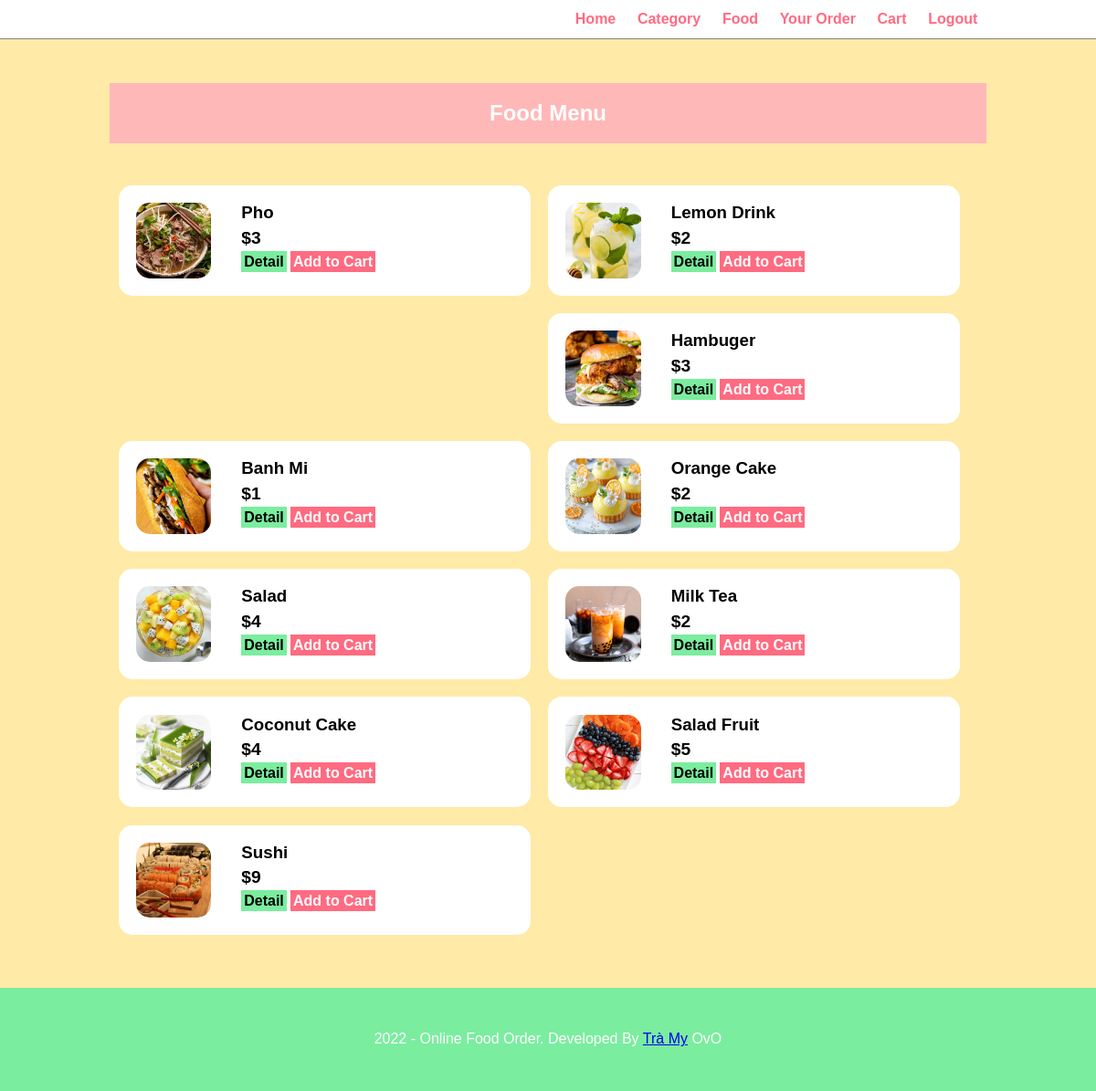
/user/food.php, run on the app's committed database.
### tables this page shows
CREATE TABLE `food` (
  `foodId` int(10) UNSIGNED NOT NULL,
  `foodName` varchar(100) NOT NULL,
  `category` varchar(100) NOT NULL,
  `description` varchar(255) NOT NULL,
  `price` double NOT NULL,
  `image` varchar(255) NOT NULL,
  `quantityInStock` int(11) NOT NULL
);

### user/food.php (the view, shortened to what this page needs)
<?php include('parts/menu.php')?>
<section class = "maincontent">
    <div class = "wrapper">
        <h1 class="textcenter pink-white">Food Menu</h1>
        <br><br>
        <?php
            $sql = "SELECT * FROM food WHERE quantityInStock > 0";
            $res = mysqli_query($conn, $sql);
            $count = mysqli_num_rows($res);
            if($count>0)
            {
                while($row=mysqli_fetch_assoc($res))
                {
                    $foodId = $row['foodId'];
                    $foodName = $row['foodName'];
                    $price = $row['price'];
                    $image = $row['image'];
                    ?>
                    <div class="food-menu-box">
                        <div class="food-menu-img">
                            <img src="<?php echo SITEURL; ?>images/<?php echo $image; ?>" class="img-responsive img-curve">
                        </div>
                        <div class="food-menu-desc">
                            <h3 class="float-text"><?php echo $foodName; ?></h3>
                            <h3 class="food-price">$<?php echo $price; ?></h3>
                            <td>
                                <a href="<?php echo SITEURL; ?>user/detail-food.php?foodId=<?php echo $foodId; ?>" class="btn-secondary">Detail</a>
                                <a href="<?php echo SITEURL; ?>user/add-cart.php?foodId=<?php echo $foodId; ?>" class="btn-danger">Add to Cart</a>
                            </td>
                        </div>
                    </div>
                    <?php
                }
            }
        ?>
    </div>
</section>
<?php include('parts/footer.php')?>

### css/user.css (style rules this page uses)
* { margin: 0; padding: 0; font-family: Arial, Helvetica, sans-serif; }
.wrapper { padding: 1%; width: 80%; margin: 0 auto; }
.textcenter { text-align: center; }
.btn-secondary { background-color: #7bed9f; padding: 1%; color: black; text-decoration: none; font-weight: bold; }
.btn-danger { background-color: #ff6b81; padding: 1%; color: white; text-decoration: none; font-weight: bold; }
.maincontent { padding: 3% 0; background-color: #ffeaa7; }
.img-responsive { width: 100%; }
.img-curve { border-radius: 15px; }
.pink-white { background-color: #ffb8b8; color: white; padding: 2%; }
.food-menu-box { width: 43%; margin: 1%; padding: 2%; float: left; background-color: white; border-radius: 15px; }
.food-menu-img { width: 20%; float: left; }
.food-menu-desc { width: 70%; float: left; margin-left: 8%; }
.food-price { font-size: 1.2rem; margin: 2% 0; }

### data on the page
food: image (picture), foodName "Pho", price "3"
food: image (picture), foodName "Lemon Drink", price "2"
food: image (picture), foodName "Hambuger", price "3"
food: image (picture), foodName "Banh Mi", price "1"
food: image (picture), foodName "Orange Cake", price "2"
food: image (picture), foodName "Salad", price "4"
food: image (picture), foodName "Milk Tea", price "2"
food: image (picture), foodName "Coconut Cake", price "4"
food: image (picture), foodName "Salad Fruit", price "5"
food: image (picture), foodName "Sushi", price "9"
